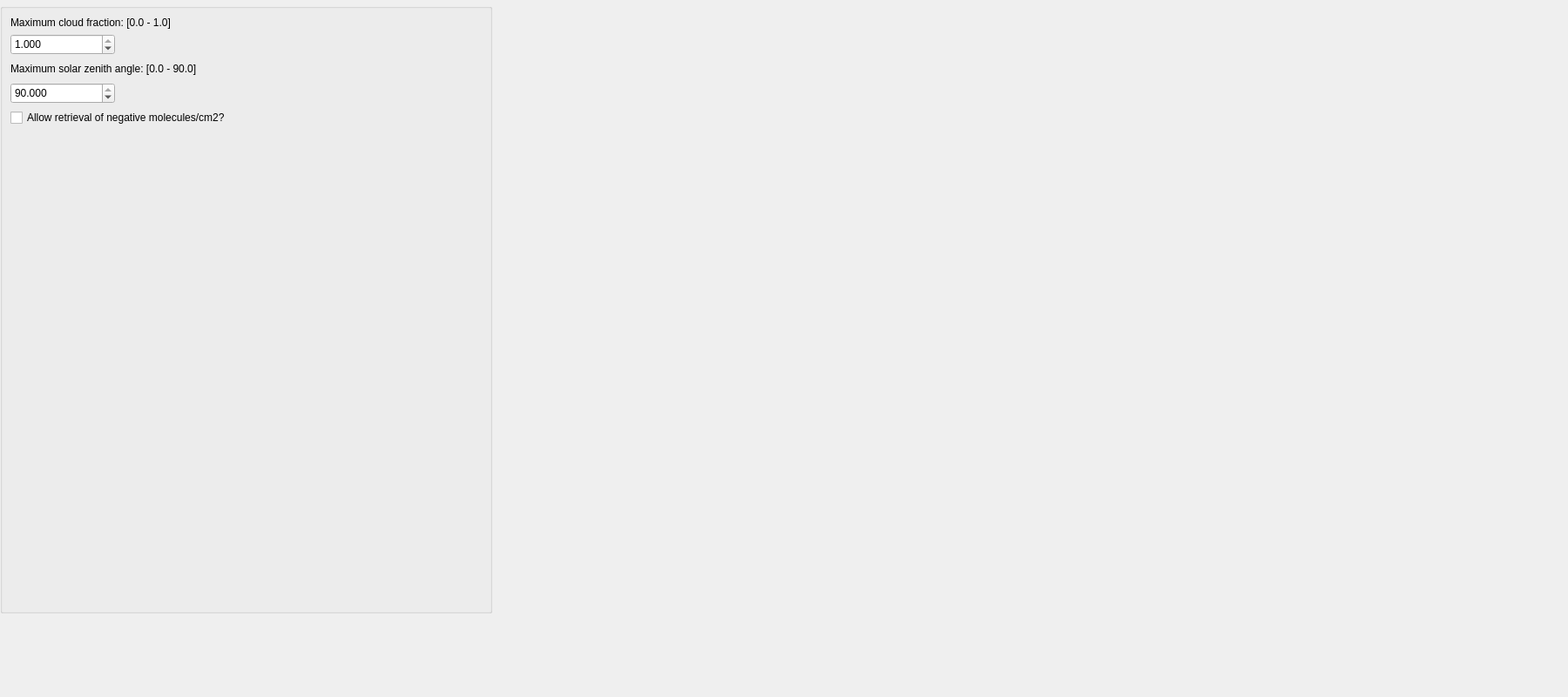
     <widget class="QWidget" name="OMITab">
      <property name="sizePolicy">
       <sizepolicy hsizetype="MinimumExpanding" vsizetype="MinimumExpanding">
        <horstretch>0</horstretch>
        <verstretch>0</verstretch>
       </sizepolicy>
      </property>
      <property name="minimumSize">
       <size>
        <width>1800</width>
        <height>800</height>
       </size>
      </property>
      <attribute name="title">
       <string>OMI Filter</string>
      </attribute>
      <widget class="QGroupBox" name="groupBox_filterOmi">
       <property name="geometry">
        <rect>
         <x>0</x>
         <y>4</y>
         <width>565</width>
         <height>700</height>
        </rect>
       </property>
       <property name="sizePolicy">
        <sizepolicy hsizetype="MinimumExpanding" vsizetype="MinimumExpanding">
         <horstretch>0</horstretch>
         <verstretch>0</verstretch>
        </sizepolicy>
       </property>
       <property name="minimumSize">
        <size>
         <width>0</width>
         <height>700</height>
        </size>
       </property>
       <property name="title">
        <string/>
       </property>
       <layout class="QGridLayout" name="gridLayout_3">
        <item row="1" column="0">
         <widget class="QDoubleSpinBox" name="maxOMICloudFractionSpinBox">
          <property name="sizePolicy">
           <sizepolicy hsizetype="Preferred" vsizetype="Preferred">
            <horstretch>0</horstretch>
            <verstretch>0</verstretch>
           </sizepolicy>
          </property>
          <property name="minimumSize">
           <size>
            <width>120</width>
            <height>24</height>
           </size>
          </property>
          <property name="maximumSize">
           <size>
            <width>120</width>
            <height>24</height>
           </size>
          </property>
          <property name="decimals">
           <number>3</number>
          </property>
          <property name="maximum">
           <double>1.000000000000000</double>
          </property>
          <property name="singleStep">
           <double>0.100000000000000</double>
          </property>
          <property name="value">
           <double>1.000000000000000</double>
          </property>
         </widget>
        </item>
        <item row="2" column="0">
         <widget class="QLabel" name="label_OMI2">
          <property name="text">
           <string>&lt;html&gt;&lt;head/&gt;&lt;body&gt;&lt;p&gt;Maximum solar zenith angle: [0.0 - 90.0]&lt;/p&gt;&lt;/body&gt;&lt;/html&gt;</string>
          </property>
         </widget>
        </item>
        <item row="0" column="0">
         <widget class="QLabel" name="label_OMI1">
          <property name="text">
           <string>&lt;html&gt;&lt;head/&gt;&lt;body&gt;&lt;p&gt;Maximum cloud fraction: [0.0 - 1.0]&lt;/p&gt;&lt;/body&gt;&lt;/html&gt;</string>
          </property>
         </widget>
        </item>
        <item row="4" column="0">
         <widget class="QCheckBox" name="OMIAllowNegativeCounts">
          <property name="sizePolicy">
           <sizepolicy hsizetype="Preferred" vsizetype="Preferred">
            <horstretch>0</horstretch>
            <verstretch>0</verstretch>
           </sizepolicy>
          </property>
          <property name="text">
           <string>Allow retrieval of negative molecules/cm2?</string>
          </property>
         </widget>
        </item>
        <item row="3" column="0">
         <widget class="QDoubleSpinBox" name="maxOMISolarZenithAngleSpinBox">
          <property name="sizePolicy">
           <sizepolicy hsizetype="Preferred" vsizetype="Preferred">
            <horstretch>0</horstretch>
            <verstretch>0</verstretch>
           </sizepolicy>
          </property>
          <property name="minimumSize">
           <size>
            <width>120</width>
            <height>24</height>
           </size>
          </property>
          <property name="maximumSize">
           <size>
            <width>120</width>
            <height>24</height>
           </size>
          </property>
          <property name="decimals">
           <number>3</number>
          </property>
          <property name="maximum">
           <double>90.000000000000000</double>
          </property>
          <property name="singleStep">
           <double>1.000000000000000</double>
          </property>
          <property name="value">
           <double>90.000000000000000</double>
          </property>
         </widget>
        </item>
        <item row="2" column="1">
         <spacer name="horizontalSpacer_4">
          <property name="orientation">
           <enum>Qt::Horizontal</enum>
          </property>
          <property name="sizeHint" stdset="0">
           <size>
            <width>40</width>
            <height>20</height>
           </size>
          </property>
         </spacer>
        </item>
        <item row="5" column="0">
         <spacer name="verticalSpacer_3">
          <property name="orientation">
           <enum>Qt::Vertical</enum>
          </property>
          <property name="sizeHint" stdset="0">
           <size>
            <width>20</width>
            <height>40</height>
           </size>
          </property>
         </spacer>
        </item>
       </layout>
      </widget>
     </widget>
